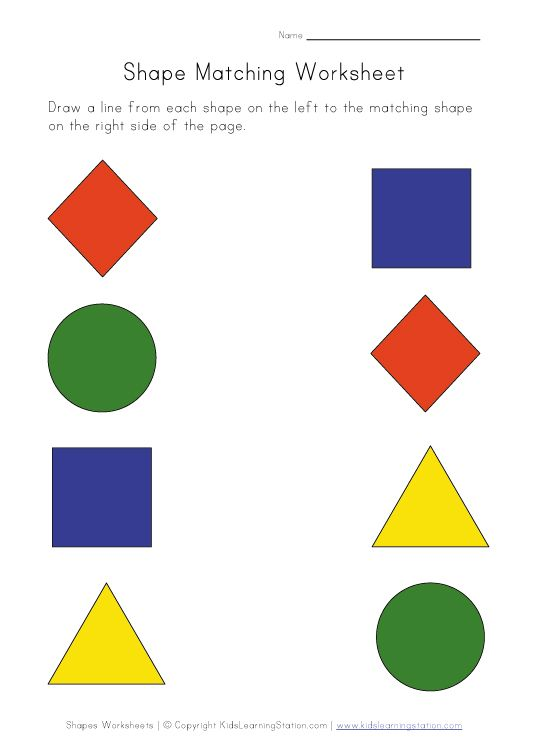
#> input picture shapes.jpg, 542 x 755 px, given in place of image112.jpg, which was not available
$ python document_scanner.py
#> lines starting #> are read from the running program, lines starting #| are printed output that depends on the picture; after the words box and inside, x2 and y2 are one past the last pixel; in counts of white or black regions, pixels touching at a corner belong together; pictures that were not available may be replaced by others from this repository, and a replacement may not be noted
import cv2
import numpy as np
import os
import pandas as pd
import pickle
from sklearn.neighbors import KNeighborsClassifier
from sklearn.model_selection import train_test_split


# https://youtu.be/WQeoO7MI0Bs : 2:15:00
# webcam view setup
'''frameWidth = 640
frameHeight = 480
cap = cv2.VideoCapture(1)
cap.set(3, frameWidth)
cap.set(4, frameHeight)
cap.set(10, 150)
while True:
    success, img = cap.read()
    cv2.imshow("Result", img)
    if cv2.waitKey(1) & 0xFF == ord('q'):
        break'''


def preprocessing(img):
    img = cv2.resize(img,(640, 480))
    img_gray = cv2.cvtColor(img, cv2.COLOR_BGR2GRAY)
    img_blur = cv2.GaussianBlur(img_gray, (5, 5), 1)
    img_canny = cv2.Canny(img_blur, 30, 30)  # 30, 50 good one
    kernel = np.ones((5,5))
    img_dilation = cv2.dilate(img_canny, kernel, iterations=2)
    img_erode = cv2.erode(img_dilation, kernel, iterations=1)

    return img_erode


def get_contours(img, img_to_draw):
    biggest = np.array([])
    max_area = 0
    contours, hierarchy = cv2.findContours(img, cv2.RETR_EXTERNAL, cv2.CHAIN_APPROX_NONE)
    for cnt in contours:
        area = cv2.contourArea(cnt)
        # print(area)  # check how many things detected
        if area > 5000:  # ignore noise shapes, 220'000 seems to be an average sudoku board size
            # (target, contour, index, color, thickness)
            # cv2.drawContours(img_to_draw, cnt, -1, (255, 0, 0), 3)  # draw a rough rectangle around board
            peri = cv2.arcLength(cnt, True)  # set false if not closed perimeter
            approx = cv2.approxPolyDP(cnt, .02*peri, True)
            # print(len(approx))
            if area > max_area and len(approx) == 4:
                biggest = approx
                max_area = area
    cv2.drawContours(img_to_draw, biggest, -1, (255, 0, 0), 20)  # draw points
    return biggest


def reorder_points(data):
    # https://youtu.be/WQeoO7MI0Bs 2:37:00
    data = data.reshape((4, 2))
    total = data.sum(1)
    diff = np.diff(data, axis=1)
    data_new = np.zeros((4, 1, 2), dtype=np.int32)
    data_new[3] = data[np.argmax(total)]
    data_new[0] = data[np.argmin(total)]
    data_new[2] = data[np.argmax(diff)]
    data_new[1] = data[np.argmin(diff)]
    return data_new


# doesn't seems necessary for now
def focal(data):
    pass


def get_warp(img, biggest):
    width, height = (500, 500)  # define warped image size
    pts1 = np.float32(reorder_points(biggest))  # define corners of image to warp
    pts2 = np.float32([[0, 0], [width, 0], [0, height], [width, height]])  # define the new image
    matrix = cv2.getPerspectiveTransform(pts1, pts2)  # warping function
    img_warped = cv2.warpPerspective(img, matrix, (width, height))  # create warp image
    return img_warped


def extract_table(path, filename=None):
    if filename:
        path = os.path.join(path, filename)
        print(path)
    dat_content = [i.strip().split() for i in open(path).readlines()][2:]
    dat_content = [[int(x) for x in y] for y in dat_content]
    return dat_content


def process_tile(tile):
    pass


def generate_tiles(path):
    img = cv2.imread(path)
    img = cv2.resize(img, (640, 480))
    img_gray = cv2.cvtColor(img, cv2.COLOR_BGR2GRAY)
    img_proc = preprocessing(img)
    img_cont = img.copy()
    biggest = get_contours(img_proc, img_cont)
    img_warp = get_warp(img_gray, biggest)[2:498, 2:498]
    s = 55  # 62
    tiles = [img_warp[x:x + s, y:y + s] for x in range(0, img_warp.shape[0], s) for y in range(0, img_warp.shape[1], s)]
    tiles_clean = []
    for i in index:
        tiles_clean.append(tiles[i])
    return tiles_clean


def open_resize_image(path, size=(640, 480)):
#> called with path = 'v2_train/image112.jpg', size = (640, 480)
    img = cv2.imread(path)
#> img is the input picture: shape (755, 542, 3); mean B, G, R 224.2, 230.9, 233
    return cv2.resize(img, size)
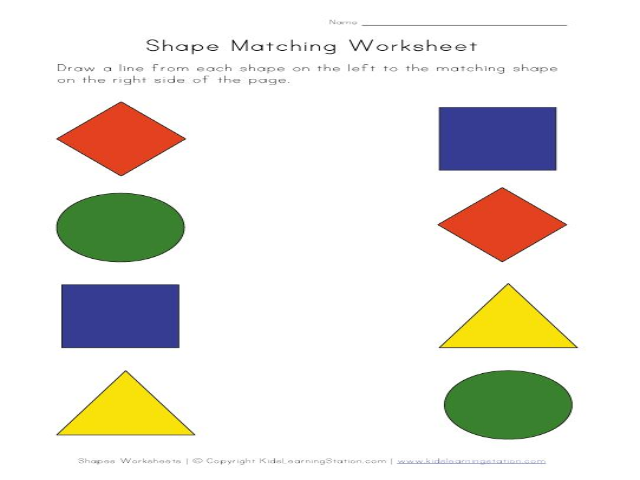
#> returned value: shape (480, 640, 3); mean of channels 0, 1, 2 224.2, 230.8, 233; drawn as B, G, R


# if no dat_path is specified, generate a board df without true values
def generate_board_df(pic_path, dat_path=None):
    # generate tiles from pic and resize them for pd.df
    tiles = np.array(generate_tiles(pic_path)).reshape((81, 3025)) / 255
    df = pd.DataFrame(tiles)
    if dat_path:
        board = np.array(extract_table(dat_path)).flatten()  # read the dat file and flatten the values to put them in df
        df["value"] = board
        df['is_blank'] = (df['value'] == 0).astype(int)
    return df


# return a list of tuple containing (filename.jpg, filename.dat)
def get_file_names(folder):
    entries = os.listdir(folder)
    entries_dat = ([entry for entry in entries if os.path.splitext(entry)[1] == ".dat"])
    entries_jpg = ([entry for entry in entries if os.path.splitext(entry)[1] == ".jpg"])
    return zip(entries_jpg, entries_dat)


# necessitate a base_df to append to it, read roughly 66% of pic submitted
def generate_all_board_df(base_df, folder, entries, show_error=False):
    for entry in entries:
        pic = os.path.join(folder, entry[0])
        dat = os.path.join(folder, entry[1])
        try:
            df = generate_board_df(pic, dat)
            base_df = base_df.append(df)
        except:
            if show_error:
                img = open_resize_image(pic)
                cv2.imshow(pic, img)
    return base_df


# working with image instead
index = [i for i in np.arange(100) if (i - 9) % 10 != 0 and i <= 88]  # index sudoku pic for good cropping
picname = "image112.jpg"
datname = "image112.dat"
folder = "v2_train"
path_pic = os.path.join(folder, picname)
path_dat = os.path.join(folder, datname)
size = (640, 480)
image = open_resize_image(path_pic, size)
tiles = generate_tiles("v2_train/image112.jpg")
#> in generate_tiles, `img_gray = cv2.cvtColor(img, cv2.COLOR_BGR2GRAY)`:
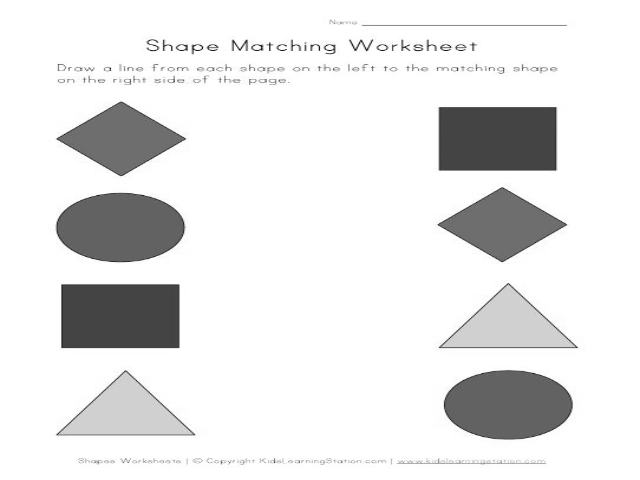
#> img_gray: shape (480, 640); min 10, max 255, mean 230.7
#> in preprocessing, `img_canny = cv2.Canny(img_blur, 30, 30)`:
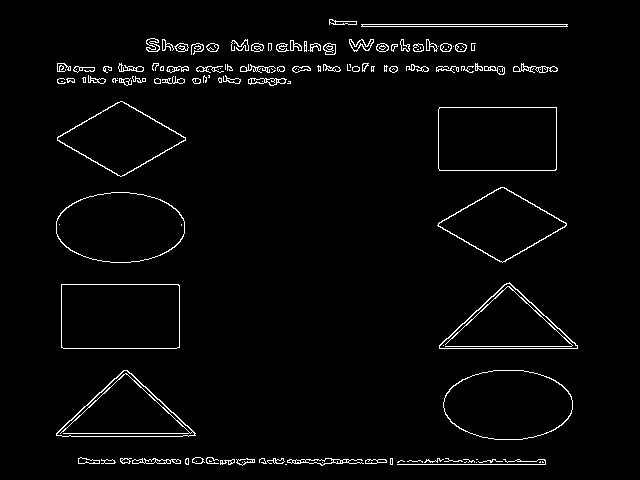
#> img_canny: shape (480, 640); 2.6% white in thin lines or dots, all inside (x1, y1, x2, y2) = (56, 19, 578, 466)
#> in preprocessing, `img_dilation = cv2.dilate(img_canny, kernel, iterations=2)`:
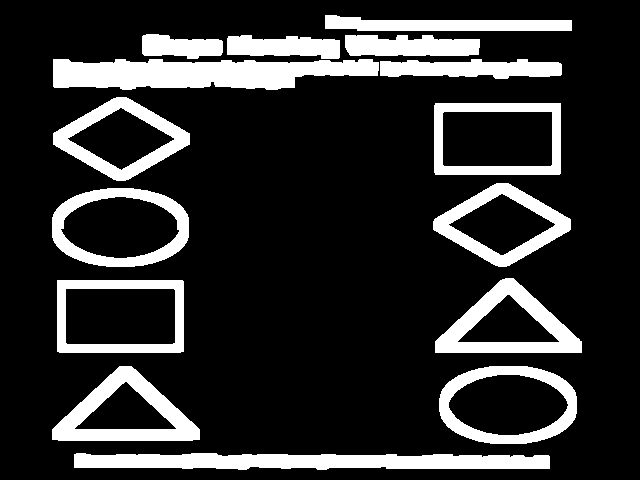
#> img_dilation: shape (480, 640); 18% white; 15 white regions, largest, box (x1, y1, x2, y2) and area: (53, 59, 379, 90) 7650, (74, 453, 550, 470) 6575, (52, 366, 200, 441) 4369
#> in preprocessing, `img_erode = cv2.erode(img_dilation, kernel, iterations=1)`:
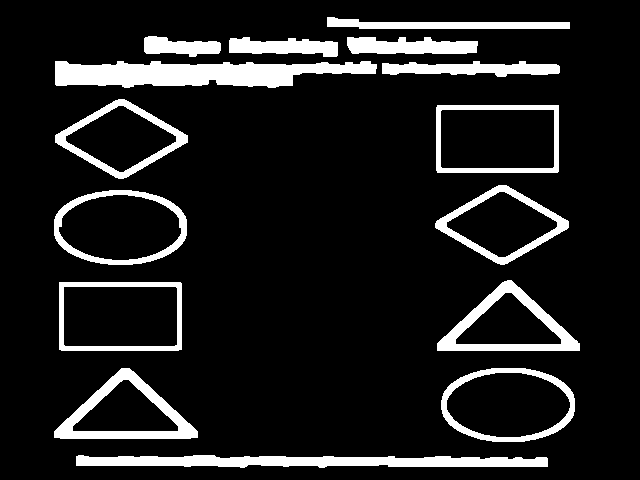
#> img_erode: shape (480, 640); 11.7% white; 15 white regions
#> in get_contours, `contours, hierarchy = cv2.findContours(img, cv2.RETR_EXTERNAL, cv2.CHA..`: contours = 15 contours; largest, box (x1, y1, x2, y2) and area: (59, 282, 182, 351) 8292, (436, 105, 559, 173) 8170, (54, 190, 187, 265) 7925, (441, 368, 575, 442) 7907, (435, 185, 569, 265) 5898
#> the loop in get_contours, `for cnt in contours:` made 15 passes
#> (area, peri, biggest, max_area) on pass 4: (8291.5, 378.2, [[59, 282], [59, 349], [181, 349], [180, 282]], 8291.5)
#> (area, peri, approx) on passes 3, 5, 7, 8, 9, 11: (5768, 351, [[54, 431], [197, 437], [129, 368]]), (5659.5, 350.8, [[437, 343], [579, 350], [511, 280]]), (5898.5, 337.9, [[435, 223], [500, 264], [568, 227], [506, 185]]), (8170.5, 376.2, [[437, 105], [437, 172], [558, 171], [558, 105]]), (5888, 337.6, [[55, 135], [118, 178], [187, 142], [124, 99]]), (5719.5, 735.6, [[55, 84], [275, 87], [376, 64], [55, 61]])
#> after the loop in get_contours, `for cnt in contours:`: max_area = 8291.5
#> in generate_tiles, `biggest = get_contours(img_proc, img_cont)`: biggest = [[59, 282], [59, 349], [181, 349], [180, 282]]
#> in reorder_points, `total = data.sum(1)`: total = [341, 408, 530, 462]
#> in reorder_points, `diff = np.diff(data, axis=1)`: diff = [223, 290, 168, 102]
#> in get_warp, `pts1 = np.float32(reorder_points(biggest))`: pts1 = [[59, 282], [180, 282], [59, 349], [181, 349]]
#> in get_warp, `matrix = cv2.getPerspectiveTransform(pts1, pts2)`: matrix = [[4.28, 3.78e-17, -252.6], [2.73e-15, 7.8, -2198.3], [3.88e-18, 0.000128, 1]]
#> in get_warp, `img_warped = cv2.warpPerspective(img, matrix, (width, height))`:
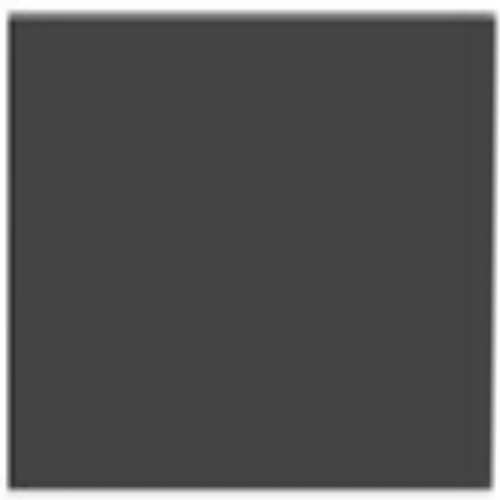
#> img_warped: shape (500, 500); min 46, max 255, mean 81.4
#> in generate_tiles, `img_warp = get_warp(img_gray, biggest)[2:498, 2:498]`:
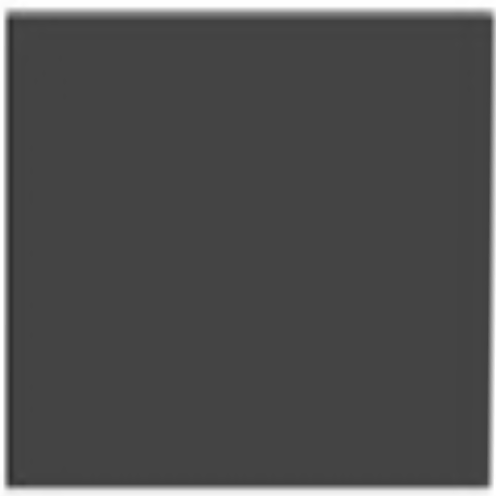
#> img_warp: shape (496, 496); min 46, max 255, mean 78.6
#> in generate_tiles, `tiles = [img_warp[x:x + s, y:y + s] for x in range(0, img_warp.shape[0..`: tiles = 100 items
#> after the loop in generate_tiles, `for i in index:`: tiles_clean = 81 items
#> tiles = 81 items
entries = get_file_names(folder)

# making a base df
data_frame = generate_board_df(path_pic, path_dat)
#> the loop in get_contours (call 2), `for cnt in contours:` made 15 passes
#> in generate_board_df, `df = pd.DataFrame(tiles)`: df = table of 81 rows and 3025 columns
#> (the run stopped early here; a loop or call above may not have finished)
